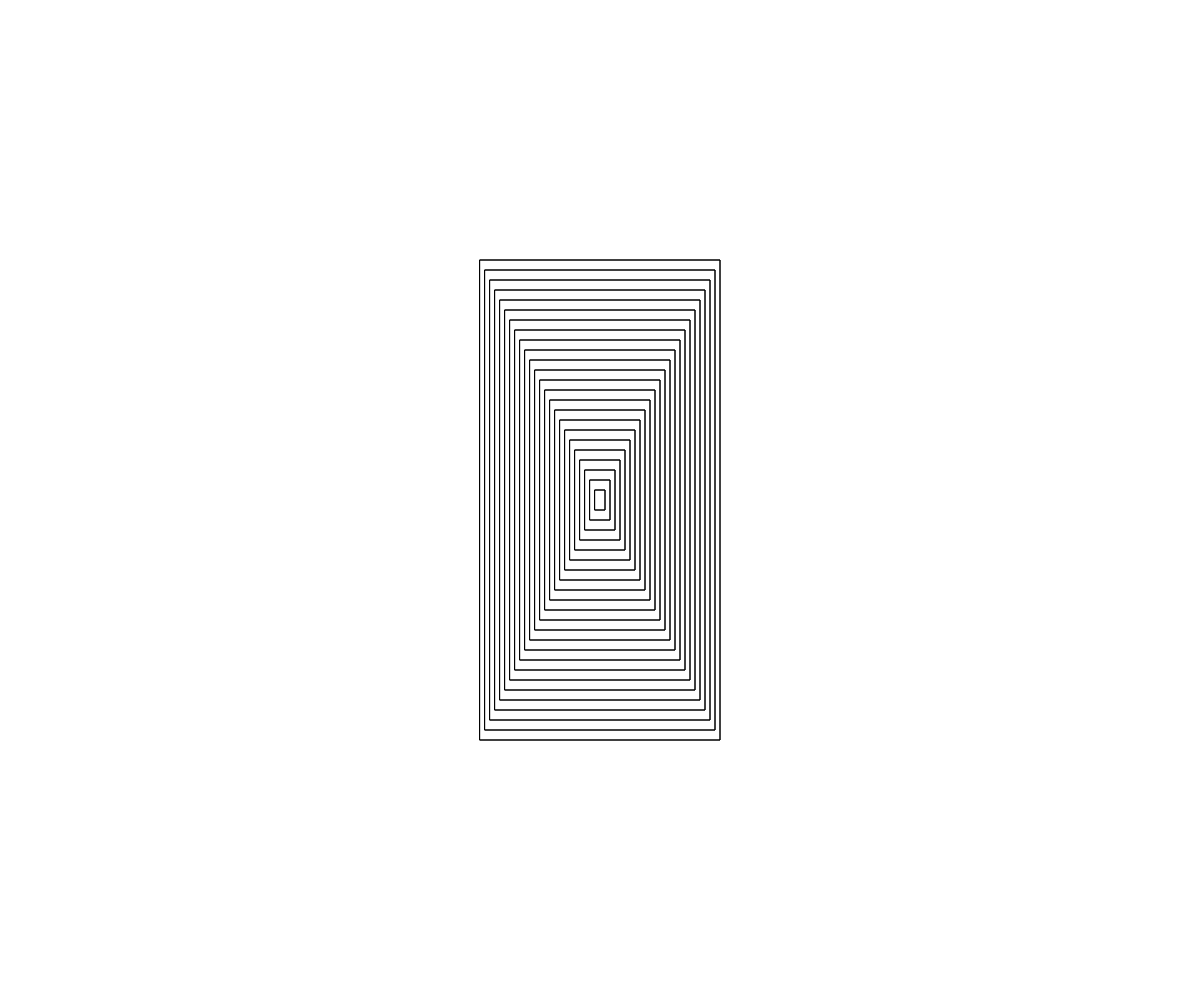
Frame 1 (no input)
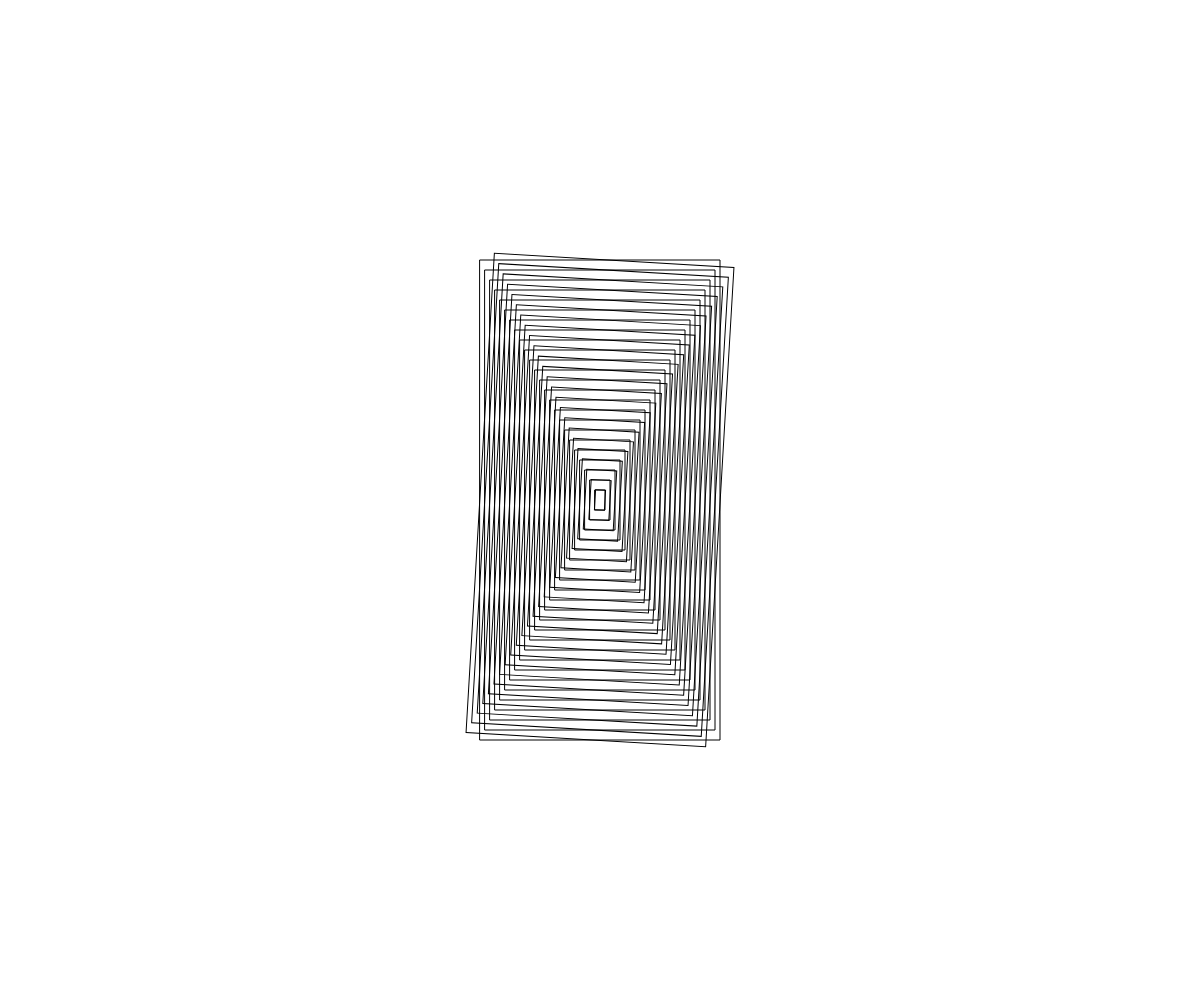
Frame 60 (no input)
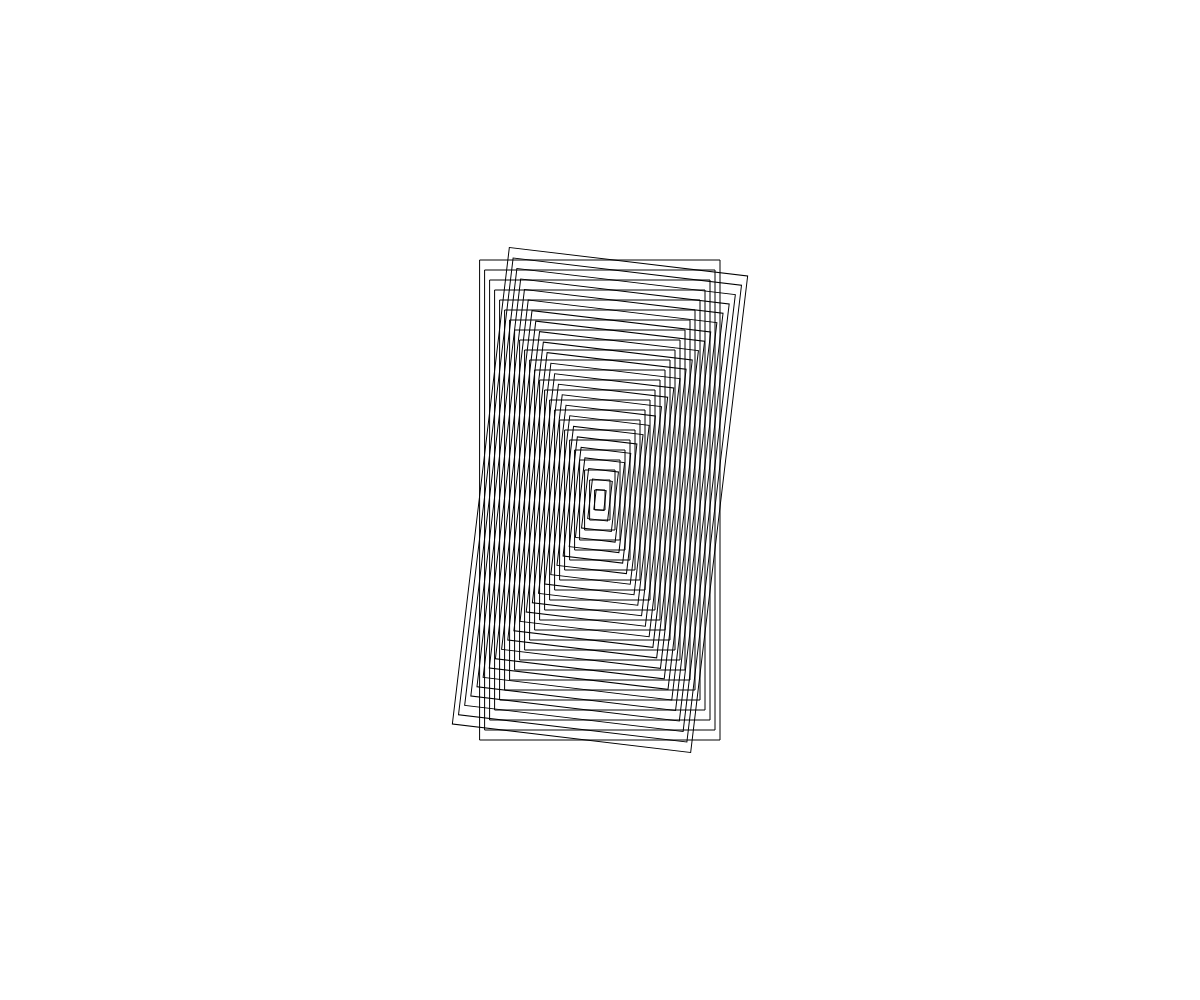
Frame 120 (the mouse pressed at the canvas centre since frame 60)

The p5.js sketch that drew these frames (run headless with seeded random() and noise() and a simulated clock; from frame 60 on, the mouse is pressed at the canvas centre):

// p5.js sketch
// ── sketch.js
/**
 * moire #2
 * @author: kevin siwoff
 */
 
var theta = 0.0;
var ellipseWidthMultiplier = 10;
var ellipseHeightMultiplier = 20;
var rotationSpeed = 0.001;
function setup() {
  createCanvas(windowWidth,windowHeight);
  rectMode(CENTER);
}

function draw() {
  background(255);
  noFill();
  
  //stationary ellipse
  push();
  translate(width/2, height/2);
  for(var i =0; i < 25; i++){
    rect(0, 0,
    i*ellipseWidthMultiplier,
    i*ellipseHeightMultiplier);
  }
  pop();

  //rotating ellipse
  push();
  translate(width/2, height/2);
  rotate(theta);
  for(var i =0; i < 25; i++){
    rect(0, 0,
    i*ellipseWidthMultiplier,
    i*ellipseHeightMultiplier);
  }
  pop();
  theta += rotationSpeed;
}
